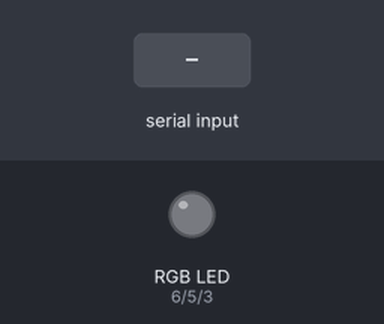
The sketch below on a simulated Arduino Uno, built with avr-gcc and run on an emulated ATmega328P. Shown: an RGB LED mixed from three pins (HIGH = lit). Inputs (shaded band) come from the test bench. Dim RGB values are drawn brighter than linear; what the sketch prints to the serial monitor is not drawn.

Above: at 1.2 s.
1.3 s: "90,45,200\n" received over Serial
At 2.06 s:
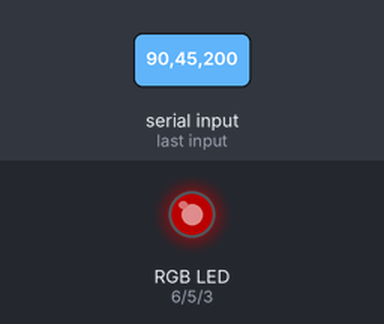
4.3 s: "30,150,10\n" received over Serial
At 4.76 s:
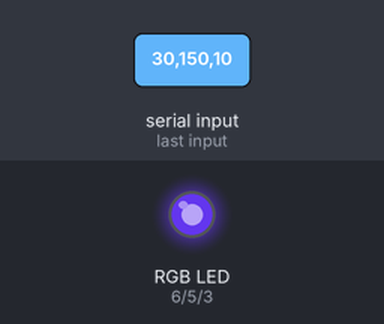
7.3 s: "1,90,45\n" received over Serial
At 9.9 s:
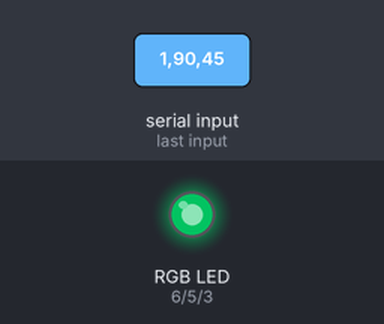
10.3 s: "90,45,200\n" received over Serial
At 11.36 s:
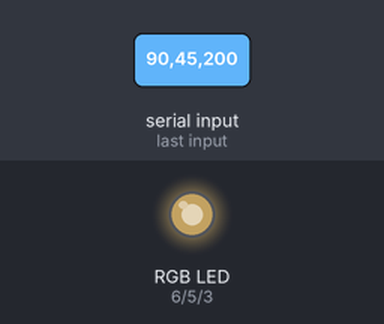
13.3 s: "1,90,45\n" received over Serial
At 14.01 s:
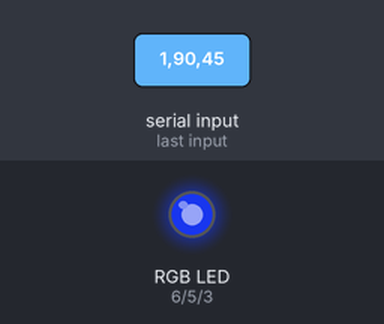
Timing chart, 0 to 17.3 s (numbered marks = the images above; inputs shaded):
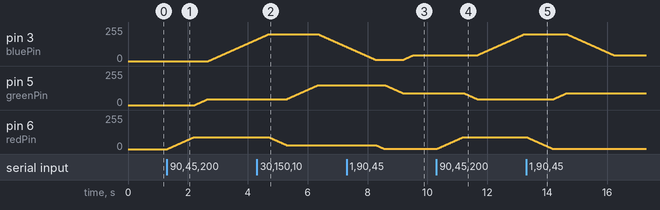

Measured:
- after the input at 1.3 s, pin 3 (bluePin): moves from 0/255 to 162/255 over 1.6 s, starting after 1.4 s; pin 5 (greenPin): moves from 0/255 to 45/255 over 0.44 s, starting after 0.93 s; pin 6 (redPin): moves from 0/255 to 90/255 over 0.89 s, starting at once
- after the input at 4.3 s, pin 5 (greenPin): moves from 45/255 to 150/255 over 1.0 s, starting after 1.0 s; pin 6 (redPin): moves from 90/255 to 30/255 over 0.59 s, starting after 0.40 s
- after the input at 7.3 s, pin 5 (greenPin): moves from 150/255 to 90/255 over 0.59 s, starting after 1.3 s; pin 6 (redPin): moves from 30/255 to 1/255 over 0.28 s, starting after 0.98 s
- after the input at 10.3 s, pin 3 (bluePin): moves from 45/255 to 200/255 over 1.5 s, starting after 1.4 s; pin 5 (greenPin): moves from 90/255 to 45/255 over 0.44 s, starting after 0.92 s; pin 6 (redPin): moves from 1/255 to 90/255 over 0.88 s, starting at once
- after the input at 13.3 s, pin 3 (bluePin): moves from 200/255 to 45/255 over 1.5 s, starting after 1.4 s; pin 5 (greenPin): moves from 45/255 to 90/255 over 0.44 s, starting after 0.92 s; pin 6 (redPin): moves from 90/255 to 1/255 over 0.88 s, starting at once

The sketch:

Bluetooth_rgb.ino
```cpp
int redPin = 6, greenPin = 5, bluePin = 3;
int delayLed = 10; // make the fade smoother

// last colour of each led
int red_old = 0, green_old = 0, blue_old = 0;

void setup() {

  Serial.begin(19200);
  pinMode(redPin, OUTPUT);
  pinMode(greenPin, OUTPUT);
  pinMode(bluePin, OUTPUT);

  Serial.println("Ready!");
}

void loop() {

  while (Serial.available() > 0) {

    int red = 0, green = 0, blue = 0;

    red = Serial.parseInt();
    // vuelve a buscar.
    green = Serial.parseInt();
    // vuelve a buscar:
    blue = Serial.parseInt();

    if (Serial.read() == '\n'){

      //For common anode led, use ie: red = 255 - constrain(red, 0, 255);
      red = constrain(red, 0, 255);
      green = constrain(green, 0, 255);
      blue = constrain(blue, 0, 255);

      //Modify each led colour
      fade(redPin, red, red_old);
      fade(greenPin, green, green_old);
      fade(bluePin, blue, blue_old);


      //Store colour data
      red_old = red;
      green_old = green;
      blue_old = blue;
    }
  }
}

void fade(int pin, int newValue, int aktValue) {

    if (newValue > aktValue) {
      for (int i = aktValue; i <= newValue; i++) {
        analogWrite(pin, i);
        delay(delayLed);
      }
    } else if (newValue < aktValue) {
      for (int i = aktValue; i >= newValue; i--) {
        analogWrite(pin, i);
        delay(delayLed);
      }
    }
  }
```
